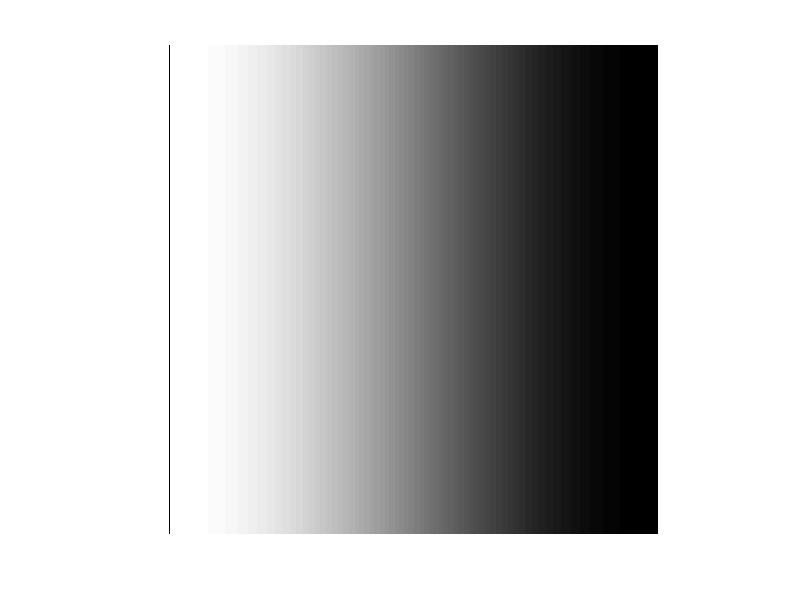

MATLAB code for this plot:
N = 256;
m=0;
n=1;
v0 = sqrt(1/N);
phi_vector = zeros(m+1,n+1);

for i=1:N
    for j=1:N
        for x=0:m
           for y=0:n
               vm = 1;
               vn = 1;
               if(x==0)
                  vm = v0;
               else   
                  t = pi*x*(i-0.5)/N; 
                  cosine  = cos(t);
                  vm = sqrt(2/N)*cosine;
               end
               if(y==0)
                   vn = v0;
               else
                  t = pi*y*(j-0.5)/N; 
                  cosine = cos(t);
                  vn = sqrt(2/N)*cosine;
               end   
               phi_vector(i,j) = vm*vn;
           end
        end
    end
end

K = mat2gray(phi_vector);
imshow(K);

